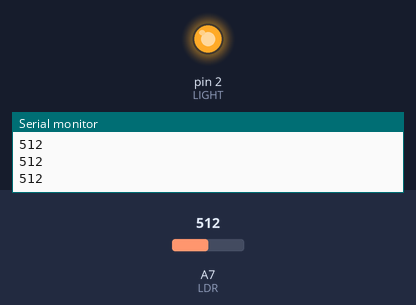
This sketch was run on a simulated Arduino Nano, built with avr-gcc and run on an emulated ATmega328P. On the bench: output pins drawn as LEDs (lit = HIGH), the last lines printed to the serial monitor. The test bench sets the inputs (shaded band); at power-on: A7 (LDR) = 512.

Above: at 1.3 s.
1.4 s: A7 (LDR) set to 448
2.9 s: A7 (LDR) set to 423
At 4.2 s:
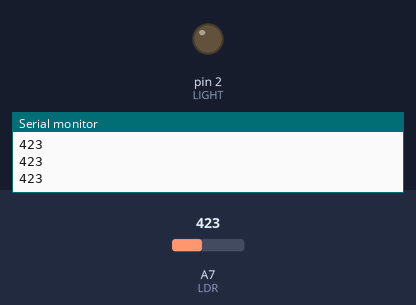
4.5 s: A7 (LDR) set to 440
At 5.6 s:
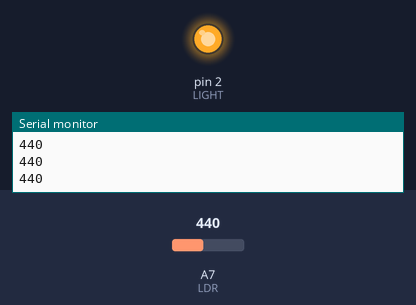
6.0 s: A7 (LDR) set to 420
At 6.8 s:
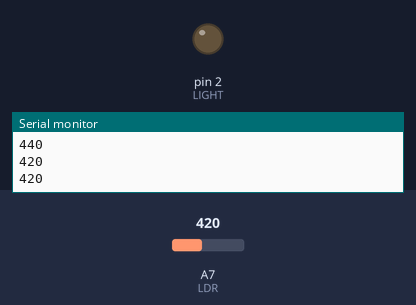
Timing chart, 0 to 8.5 s (numbered marks = the images above; inputs shaded):
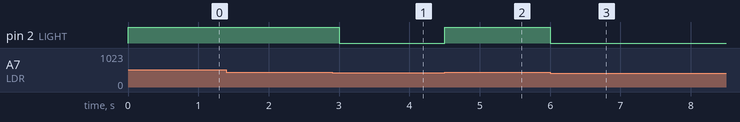

The sketch:

storytelling.ino
```cpp
int LDR = A7;
int LIGHT = 2;
int threshold = 430;

void setup() {
  // put your setup code here, to run once:
  pinMode (LDR, INPUT);
  pinMode (LIGHT,OUTPUT);
  Serial.begin (9600);

}

void loop() {
  // put your main code here, to run repeatedly:
  int Value = analogRead (LDR);
  Serial.println(Value);
  if (Value <= threshold)
  {
    digitalWrite (LIGHT, LOW);
  }
  else
  {
    digitalWrite (LIGHT, HIGH);
  }
  delay (500);

}
```

Measured:
- the behaviour switches between 431 and 430 on A7 (LDR) (found by bisection; images 0 and 1)
- after the input at 2.9 s, pin 2 (LIGHT): HIGH → LOW after 0.10 s
- after the input at 4.5 s, pin 2 (LIGHT): LOW → HIGH at once
- after the input at 6.0 s, pin 2 (LIGHT): HIGH → LOW at once
